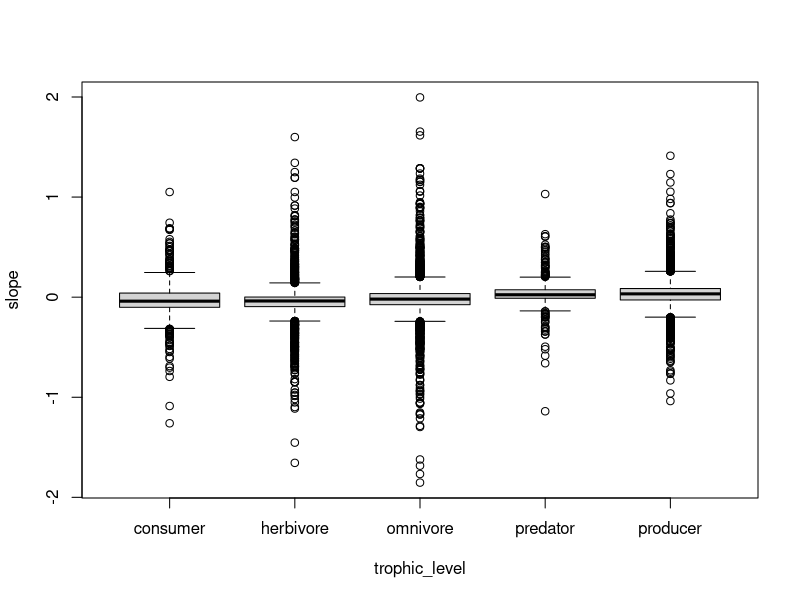
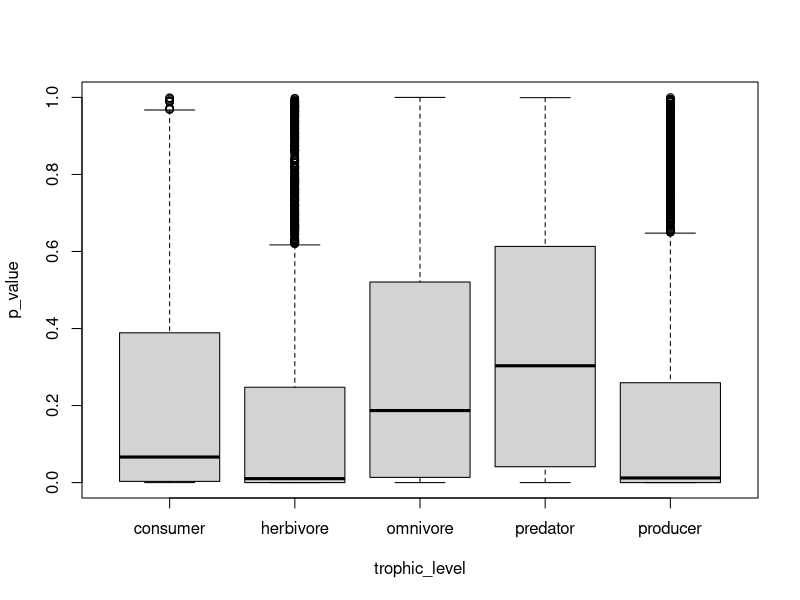
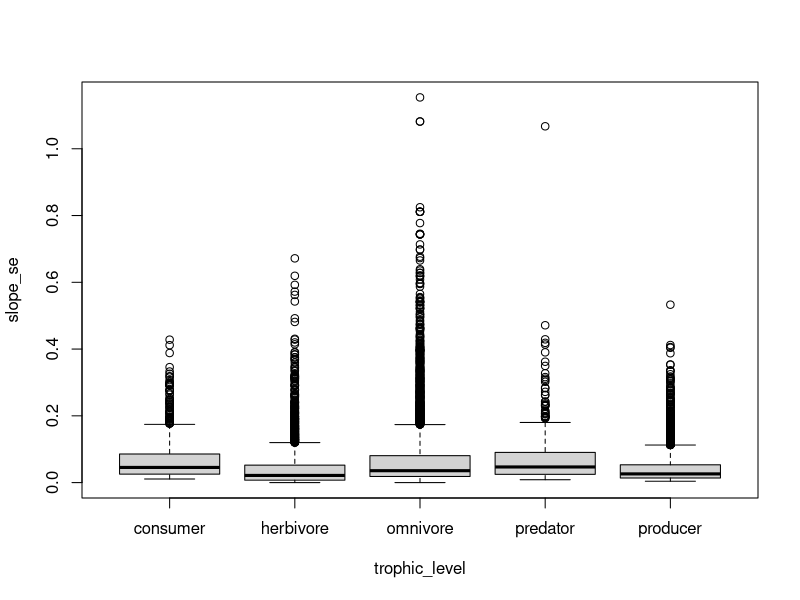
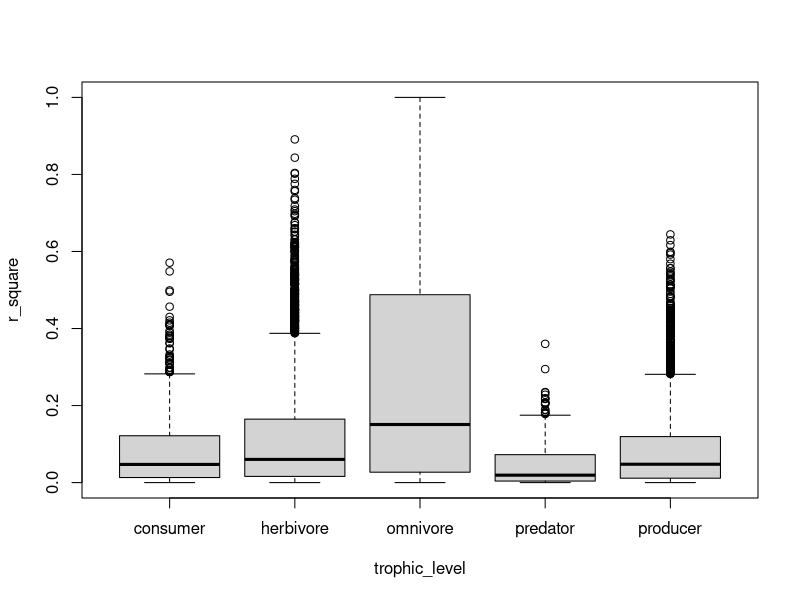
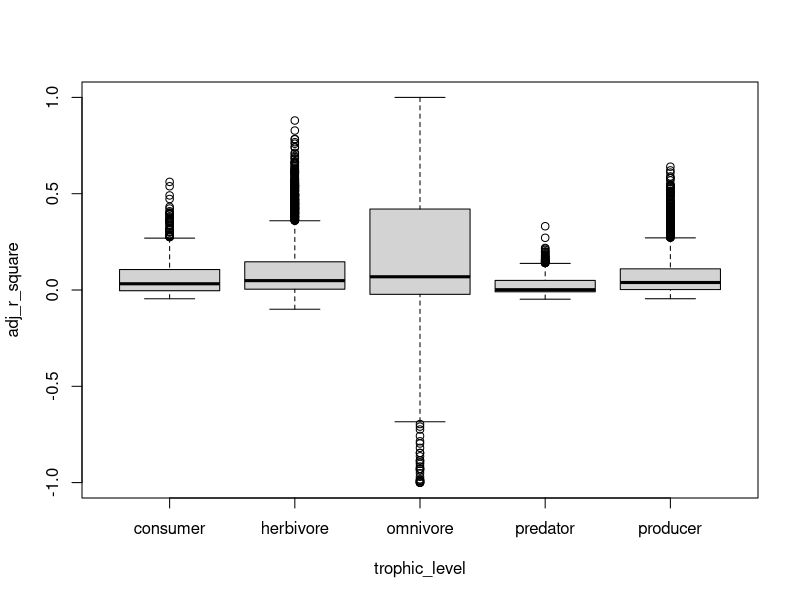
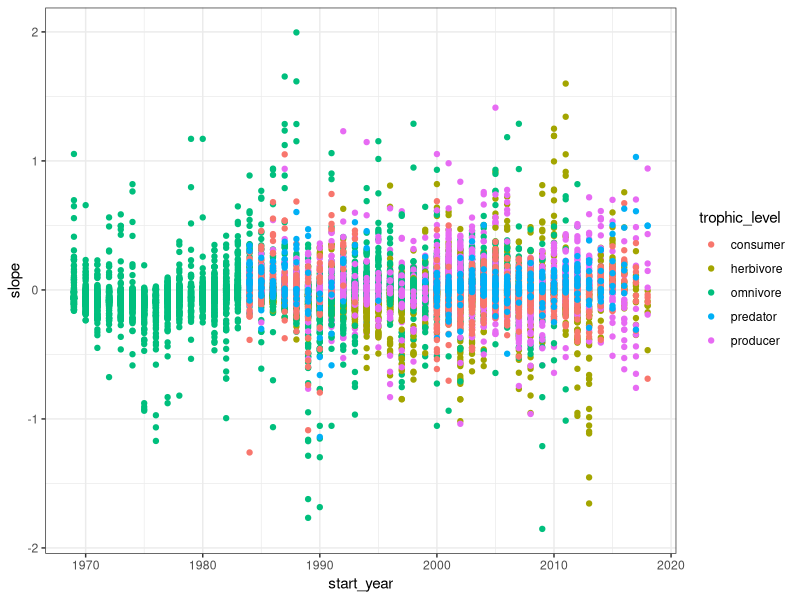
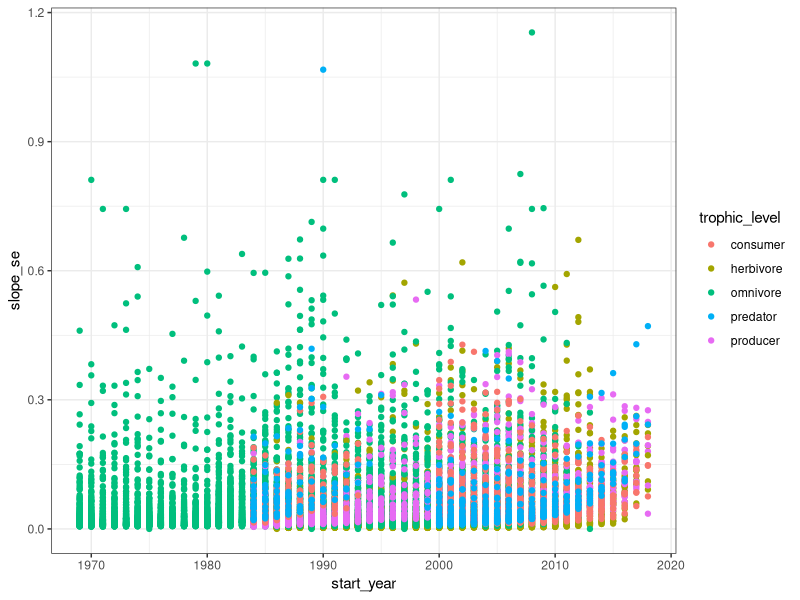
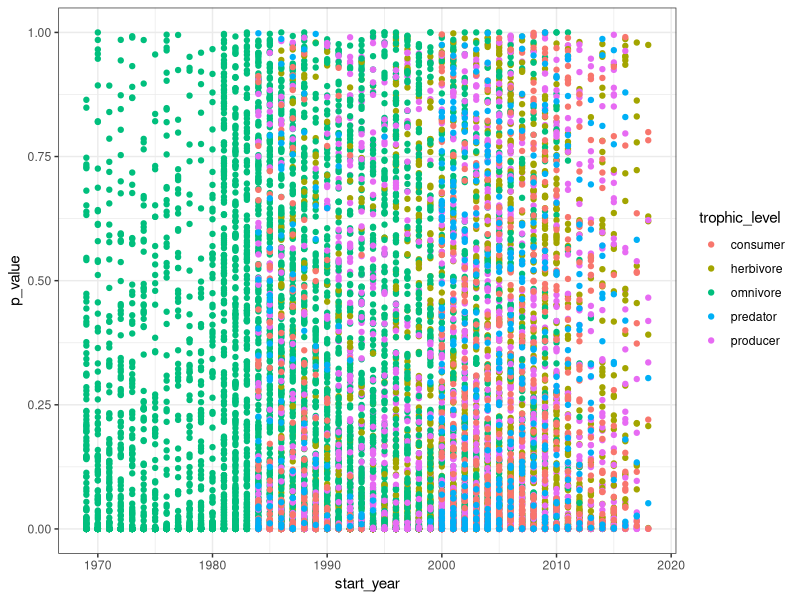

Generate these figures, in order, with R:
#####################################
# Exploratory analysis of model outputs for LTER sites

library(ggplot2)
library(lattice)

# import the data
mod.lter <- read.csv(file="model_output/model_all_LTER_sites.csv")

str(mod.lter)
levels(as.factor(mod.lter$trophic_level))

boxplot(slope ~ trophic_level, data = mod.lter)
boxplot(p_value ~ trophic_level, data = mod.lter)
boxplot(slope_se ~ trophic_level, data = mod.lter)
boxplot(r_square ~ trophic_level, data = mod.lter)
boxplot(adj_r_square ~ trophic_level, data = mod.lter)

ggplot(mod.lter, aes(start_year, slope, colour = trophic_level)) + geom_point() + theme_bw()
ggplot(mod.lter, aes(start_year, slope_se, colour = trophic_level)) + geom_point() + theme_bw()
ggplot(mod.lter, aes(start_year, p_value, colour = trophic_level)) + geom_point() + theme_bw()
ggplot(mod.lter, aes(start_year, r_square, colour = trophic_level)) + geom_point() + theme_bw()
ggplot(mod.lter, aes(start_year, adj_r_square, colour = trophic_level)) + geom_point() + theme_bw()

ggplot(mod.lter, aes(N_years, slope, colour = trophic_level)) + geom_point() + theme_bw()
ggplot(mod.lter, aes(N_years, slope_se, colour = trophic_level)) + geom_point() + theme_bw()
ggplot(mod.lter, aes(N_years, p_value, colour = trophic_level)) + geom_point() + theme_bw()
ggplot(mod.lter, aes(N_years, r_square, colour = trophic_level)) + geom_point() + theme_bw()
ggplot(mod.lter, aes(N_years, adj_r_square, colour = trophic_level)) + geom_point() + theme_bw()

options(scipen = 999)
mod.lter$p_value <- round(mod.lter$p_value, digits = 10)
mod.lter$intercept_p_value <- round(mod.lter$intercept_p_value, digits = 10)

str(mod.lter)
mod.lter$trophic_level <- as.factor(mod.lter$trophic_level)
levels(mod.lter$trophic_level)
#mod.lter$trophic_level <- factor(mod.lter$trophic_level,
#                                 levels = c("producer", "herbivore", "consumer", "predator"))
mod.lter$N_years <- as.numeric(mod.lter$N_years)
mod.lter$start_year <- as.numeric(mod.lter$start_year)

stripParams <- list(cex=2, lines=1.5)

png("figures/LTER_SITES.png", width = 2000, height = 600, pointsize = 20)
xyplot(mod.lter$N_years ~ mod.lter$slope | mod.lter$trophic_level,
       par.strip.text = stripParams,
       par.settings = list(strip.background = list(col = "lightgray")),
       col = ifelse(mod.lter$p_value <= 0.05,'red','black'),
       pch = 19, cex = 1.2,
       xlab = list(label = "Slope", cex = 2.2),
       ylab = list(label = "Number of years", cex = 2.2),
       scales=list(cex = 1.5),
       abline=c(v=0, lwd = 3))
dev.off()


## Konza Prairie
mod.konza <- read.csv(file="model_output/model_konza.csv")
options(scipen = 999)
mod.konza$p_value <- round(mod.konza$p_value, digits = 10)
mod.konza$intercept_p_value <- round(mod.konza$intercept_p_value, digits = 10)

str(mod.konza)
mod.konza$trophic_level <- as.factor(mod.konza$trophic_level)
levels(mod.konza$trophic_level)
mod.konza$N_years <- as.numeric(mod.konza$N_years)
mod.konza$start_year <- as.numeric(mod.konza$start_year)

png("figures/Konza_Prairie.png", width = 1600, height = 600, pointsize = 20)
xyplot(mod.konza$N_years ~ mod.konza$slope | mod.konza$trophic_level,
       par.strip.text = stripParams,
       par.settings = list(strip.background = list(col = "lightgray")),
       col = ifelse(mod.konza$p_value <= 0.05,'red','black'),
       pch = 19, cex = 1.2,
       xlab = list(label = "Slope", cex = 2.2),
       ylab = list(label = "Number of years", cex = 2.2),
       scales=list(cex = 1.8),
       abline=c(v=0, lwd = 3))
dev.off()

ggplot(mod.konza, aes(N_years, slope, colour = trophic_level)) + geom_point() + theme_classic()
ggplot(mod.konza, aes(N_years, slope_se, colour = trophic_level)) + geom_point() + theme_classic()
ggplot(mod.konza, aes(N_years, p_value, colour = trophic_level)) + geom_point() + theme_bw()
ggplot(mod.konza, aes(N_years, r_square, colour = trophic_level)) + geom_point() + theme_bw()
ggplot(mod.konza, aes(N_years, adj_r_square, colour = trophic_level)) + geom_point() + theme_bw()


## Hubbard Brook
mod.hbrook <- read.csv(file="model_output/model_hubbard_brook.csv")
options(scipen = 999)
mod.hbrook$p_value <- round(mod.hbrook$p_value, digits = 10)
mod.hbrook$intercept_p_value <- round(mod.hbrook$intercept_p_value, digits = 10)

str(mod.hbrook)
mod.hbrook$trophic_level <- as.factor(mod.hbrook$trophic_level)
levels(mod.hbrook$trophic_level)
mod.hbrook$N_years <- as.numeric(mod.hbrook$N_years)
mod.hbrook$start_year <- as.numeric(mod.hbrook$start_year)

png("figures/Hubbard_Brook.png", width = 1600, height = 600, pointsize = 20)
xyplot(mod.hbrook$N_years ~ mod.hbrook$slope | mod.hbrook$trophic_level,
       par.strip.text = stripParams,
       par.settings = list(strip.background = list(col = "lightgray")),
       col = ifelse(mod.hbrook$p_value <= 0.05,'red','black'),
       pch = 19, cex = 1.2,
       xlab = list(label = "Slope", cex = 2.2),
       ylab = list(label = "Number of years", cex = 2.2),
       scales=list(cex = 1.5),
       abline=c(v=0, lwd = 3))
dev.off()

## North Temperate Lakes
mod.ntlakes <- read.csv(file="model_output/model_north_temperate_lakes.csv")
options(scipen = 999)
mod.ntlakes$p_value <- round(mod.ntlakes$p_value, digits = 10)
mod.ntlakes$intercept_p_value <- round(mod.ntlakes$intercept_p_value, digits = 10)

str(mod.ntlakes)
mod.ntlakes$trophic_level <- as.factor(mod.ntlakes$trophic_level)
levels(mod.ntlakes$trophic_level)
mod.ntlakes$N_years <- as.numeric(mod.ntlakes$N_years)
mod.ntlakes$start_year <- as.numeric(mod.ntlakes$start_year)

png("figures/North_Temperate_Lakes.png", width = 1600, height = 600, pointsize = 20)
xyplot(mod.ntlakes$N_years ~ mod.ntlakes$slope | mod.ntlakes$trophic_level,
       par.strip.text = stripParams,
       par.settings = list(strip.background = list(col = "lightgray")),
       col = ifelse(mod.ntlakes$p_value <= 0.05,'red','black'),
       pch = 19, cex = 1.2,
       xlab = list(label = "Slope", cex = 2.2),
       ylab = list(label = "Number of years", cex = 2.2),
       scales=list(cex = 1.5),
       abline=c(v=0, lwd = 3))
dev.off()


## Santa Barbara Coastal
mod.sbcoastal <- read.csv(file="model_output/model_santa_barbara_coastal.csv")
options(scipen = 999)
mod.sbcoastal$p_value <- round(mod.sbcoastal$p_value, digits = 10)
mod.sbcoastal$intercept_p_value <- round(mod.sbcoastal$intercept_p_value, digits = 10)

str(mod.sbcoastal)
mod.sbcoastal$trophic_level <- as.factor(mod.sbcoastal$trophic_level)
levels(mod.sbcoastal$trophic_level)
mod.sbcoastal$N_years <- as.numeric(mod.sbcoastal$N_years)
mod.sbcoastal$start_year <- as.numeric(mod.sbcoastal$start_year)

png("figures/Santa_Barbara_Coastal.png", width = 1600, height = 600, pointsize = 20)
xyplot(mod.sbcoastal$N_years ~ mod.sbcoastal$slope | mod.sbcoastal$trophic_level,
       par.strip.text = stripParams,
       par.settings = list(strip.background = list(col = "lightgray")),
       col = ifelse(mod.sbcoastal$p_value <= 0.05,'red','black'),
       pch = 19, cex = 1.2,
       xlab = list(label = "Slope", cex = 2.2),
       ylab = list(label = "Number of years", cex = 2.2),
       scales=list(cex = 1.5),
       abline=c(v=0, lwd = 3))
dev.off()

